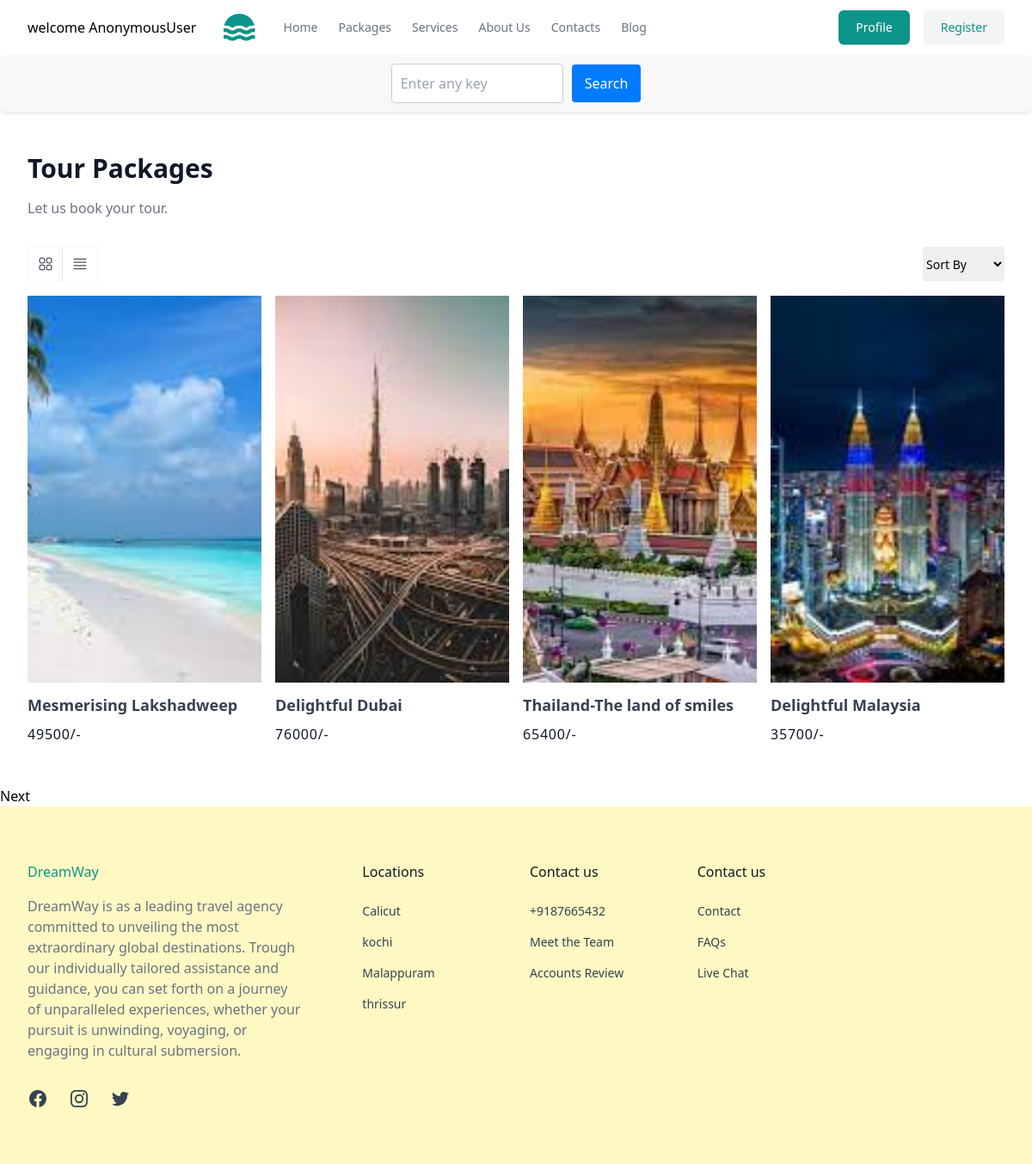
The app's page /tour/list/ with its own data.
### tours/models.py (models this page shows, shortened)
class BaseModel(models.Model):
    created_date=models.DateTimeField(auto_now_add=True)
    updated_date=models.DateTimeField(auto_now=True)

class TourPackage(BaseModel):
    package_name=models.CharField(max_length=200)
    description=models.TextField()
    price=models.IntegerField()
    start_date=models.DateTimeField()
    end_date=models.DateTimeField()
    destination=models.CharField(max_length=200)
    available_slots=models.IntegerField()
    image=models.ImageField(upload_to='tour-image',null=True,blank=True)
    imagetwo=models.ImageField(upload_to='tour-imagetwo',null=True,blank=True)

### tours/views.py (the view)
# urls.py: path('tour/list/',views.TourListView.as_view(),name="tour-list"),
class TourListView(View):
    template_name="tour_list.htm"
    def get(self,request,*args,**kwargs):
        search_text=request.GET.get("search_text")
        if search_text !=None:
            qs=TourPackage.objects.filter(package_name__contains=search_text)
        else:
            qs=TourPackage.objects.all()
        paginator=Paginator(qs,4)
        page_number=request.GET.get("page")
        page_obj=paginator.get_page(page_number)
        return render(request,self.template_name,{"page_obj":page_obj})

### tours/templates/tour_list.htm (shortened to what this page needs)
{%extends 'base.html'%}
{%block main_block%}
<form action="{% url 'tour-list' %}" style="display: flex; align-items: center; justify-content: center; padding: 10px; border-radius: 8px; background-color: #f8f8f8; box-shadow: 0 2px 4px rgba(0, 0, 0, 0.1);">
  <input type="text" placeholder="Enter any key" name="search_text" style="padding: 10px; border: 1px solid #ccc; border-radius: 4px; font-size: 16px; margin-right: 10px; width: 200px;">
  <button type="submit" style="padding: 10px 15px; background-color: #007BFF; color: white; border: none; border-radius: 4px; font-size: 16px; cursor: pointer; transition: background-color 0.3s;">Search</button>
</form>
<section>
    <div class="mx-auto max-w-screen-xl px-4 py-8 sm:px-6 sm:py-12 lg:px-8">
      <header>
        <h2 class="text-xl font-bold text-gray-900 sm:text-3xl">Tour Packages</h2>
        <p class="mt-4 max-w-md text-gray-500">
            Let us book your tour.
        </p>
      </header>
      <div class="mt-8 flex items-center justify-between">
        <div class="flex rounded border border-gray-100">
          <button
            class="inline-flex size-10 items-center justify-center border-e text-gray-600 transition hover:bg-gray-50 hover:text-gray-700"
          >
          </button>
          <button
            class="inline-flex size-10 items-center justify-center text-gray-600 transition hover:bg-gray-50 hover:text-gray-700"
          >
            <svg
              xmlns="http://www.w3.org/2000/svg"
              fill="none"
              viewBox="0 0 24 24"
              stroke-width="1.5"
              stroke="currentColor"
              class="size-5"
            >
              <path
                stroke-linecap="round"
                stroke-linejoin="round"
                d="M3.75 5.25h16.5m-16.5 4.5h16.5m-16.5 4.5h16.5m-16.5 4.5h16.5"
              />
            </svg>
          </button>
        </div>
        <div>
          <select id="SortBy" class="h-10 rounded border-gray-300 text-sm">
            <option>Sort By</option>
          </select>
        </div>
      </div>
      <ul class="mt-4 grid gap-4 sm:grid-cols-2 lg:grid-cols-4">
       {%for t in page_obj%}
       <li>
        <a href="{%url 'tour-details' t.id%}" class="group block overflow-hidden">
          <img
            src="{{t.image.url}}"
            alt=""
            class="h-[400px] w-full object-cover transition duration-500 group-hover:scale-105 sm:h-[450px]"
          />
          <div class="relative bg-white pt-3">
            <h3 class="text-lg text-gray-700 group-hover:underline group-hover:underline-offset-4 font-bold">
              {{t.package_name}}
            </h3>
            <p class="mt-2">
              <span class="tracking-wider text-gray-900">{{t.price}}/-</span>
            </p>
          </div>
        </a>
      </li>
       {%endfor%}
      </ul>
    </div>
  </section>
{%if page_obj.has_next%}
<a href="?page={{page_obj.next_page_number}}">Next</a>
{%endif%}
{%endblock%}

### records on screen
TourPackage: image (picture), package_name "Mesmerising Lakshadweep", price "49500"
TourPackage: image (picture), package_name "Delightful Dubai", price "76000"
TourPackage: image (picture), package_name "Thailand-The land of smiles", price "65400"
TourPackage: image (picture), package_name "Delightful Malaysia", price "35700"

### other values on screen
{{ request.user }} "AnonymousUser"
